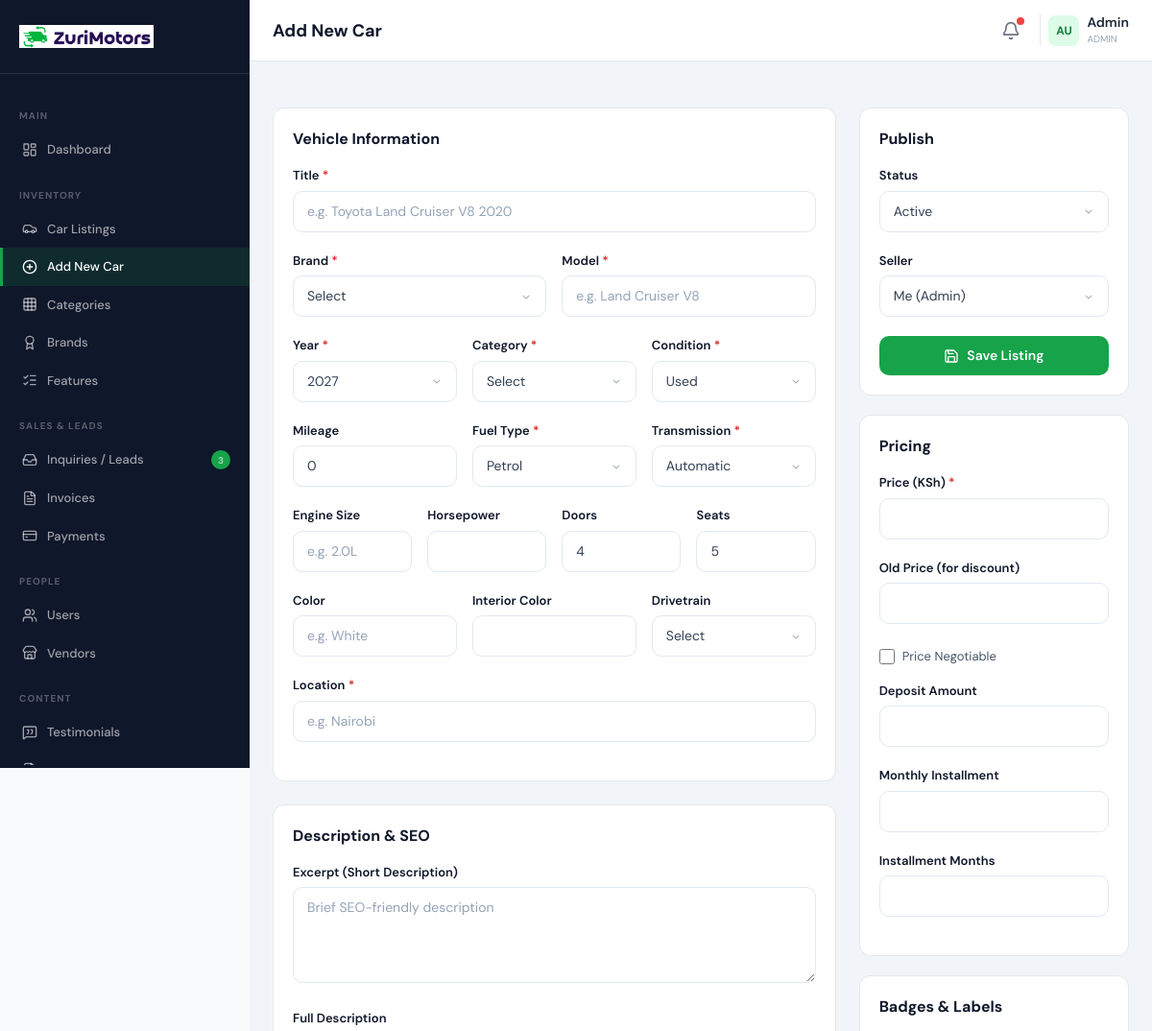
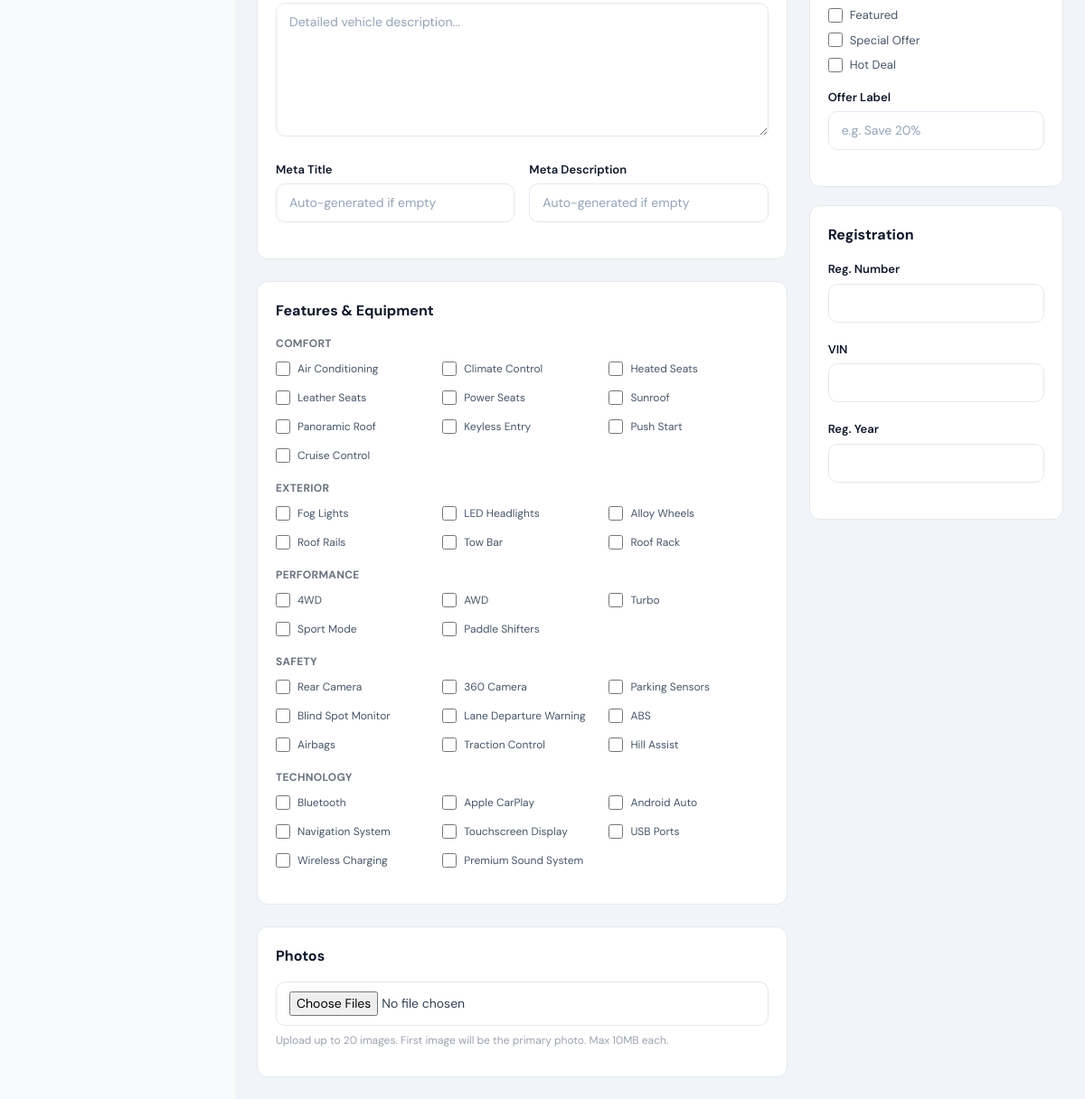
The page /admin/car-add.php (signed in) on the database its author committed (2 pictures, top to bottom).
### tables this page shows
CREATE TABLE `features` (
    `id` INT UNSIGNED AUTO_INCREMENT PRIMARY KEY,
    `name` VARCHAR(150) NOT NULL,
    `icon` VARCHAR(100) DEFAULT 'check',
    `category` VARCHAR(50) DEFAULT 'comfort',
    `sort_order` INT DEFAULT 0,
    `is_active` TINYINT(1) DEFAULT 1,
    `created_at` TIMESTAMP DEFAULT CURRENT_TIMESTAMP
);

### config.php (called while the page is built, shortened)
<?php
class Database {
    private static ?PDO $instance = null;
    public static function getInstance(): PDO {
        if (self::$instance === null) {
            try {
                self::$instance = new PDO(
                    'mysql:host=' . DB_HOST . ';dbname=' . DB_NAME . ';charset=' . DB_CHARSET,
                    DB_USER, DB_PASS,
                    [PDO::ATTR_ERRMODE => PDO::ERRMODE_EXCEPTION, PDO::ATTR_DEFAULT_FETCH_MODE => PDO::FETCH_ASSOC, PDO::ATTR_EMULATE_PREPARES => false]
                );
            } catch (PDOException $e) {
                die('Database connection failed: ' . $e->getMessage());
            }
        }
        return self::$instance;
    }
}
function db(): PDO { return Database::getInstance(); }
class Settings {
    private static array $cache = [];
    private static bool $loaded = false;
    public static function loadAll(): void {
        if (self::$loaded) return;
        try {
            $stmt = db()->query("SELECT setting_key, setting_value FROM settings");
            while ($row = $stmt->fetch()) self::$cache[$row['setting_key']] = $row['setting_value'];
            self::$loaded = true;
        } catch (PDOException $e) {}
    }
    public static function get(string $key, string $default = ''): string {
        return self::$cache[$key] ?? $default;
    }
}
class Auth {
    public static function check(): bool { return !empty($_SESSION['user_id']); }
    public static function user(): ?array {
        if (isset($_SESSION['user_data'])) return $_SESSION['user_data'];
    }
    public static function id(): ?int { return $_SESSION['user_id'] ?? null; }
}
function clean($input): string { if (is_array($input)) return array_map('clean', $input); return htmlspecialchars(trim((string)$input), ENT_QUOTES, 'UTF-8'); }

### functions.php (called while the page is built, shortened)
<?php
require_once __DIR__ . '/config.php';
function getFeatures(bool $activeOnly = true): array {
    $sql = "SELECT * FROM features";
    $sql .= " ORDER BY category, sort_order ASC";
    return db()->query($sql)->fetchAll();
}
function getFeaturesGrouped(bool $activeOnly = true): array {
    $features = getFeatures($activeOnly);
    $grouped = [];
    foreach ($features as $f) {
        $grouped[$f['category']][] = $f;
    }
    return $grouped;
}

### admin/car-add.php (the view, shortened to what this page needs)
<?php
require_once dirname(__DIR__) . '/functions.php';
$allFeatures = getFeaturesGrouped(false); $locations = getLocations(true);
$car = null; $carFeatureIds = []; $carImages = [];
include __DIR__ . '/header.php';
?>
<form method="POST" enctype="multipart/form-data" class="space-y-6">
    <div class="grid grid-cols-1 lg:grid-cols-3 gap-6">
        <div class="lg:col-span-2 space-y-6">
            <div class="bg-white rounded-xl border border-gray-200 p-5">
                <h3 class="font-bold text-dark-900 mb-4">Vehicle Information</h3>
                <div class="form-group">
                    <label class="form-label">Title <span class="required">*</span></label>
                    <input type="text" name="title" required class="form-control" placeholder="e.g. Toyota Land Cruiser V8 2020">
                </div>
                <div class="grid grid-cols-2 gap-4">
                    <div class="form-group">
                        <label class="form-label">Brand <span class="required">*</span></label>
                        <select name="brand_id" required class="form-control">
                            <option value="">Select</option>
                        </select>
                    </div>
                    <div class="form-group">
                        <label class="form-label">Model <span class="required">*</span></label>
                        <input type="text" name="model" required class="form-control" placeholder="e.g. Land Cruiser V8">
                    </div>
                </div>
                <div class="grid grid-cols-3 gap-4">
                    <div class="form-group">
                        <label class="form-label">Year <span class="required">*</span></label>
                        <select name="year" required class="form-control">
                            <?php for($y=date('Y')+1;$y>=1990;$y--): ?><option value="<?= $y ?>"><?= $y ?></option><?php endfor; ?>
                        </select>
                    </div>
                    <div class="form-group">
                        <label class="form-label">Category <span class="required">*</span></label>
                        <select name="category_id" required class="form-control">
                            <option value="">Select</option>
                        </select>
                    </div>
                    <div class="form-group">
                        <label class="form-label">Condition <span class="required">*</span></label>
                        <select name="condition_type" required class="form-control">
                            <option value="used">Used</option><option value="new">New</option><option value="certified">Certified</option>
                        </select>
                    </div>
                </div>
                <div class="grid grid-cols-3 gap-4">
                    <div class="form-group">
                        <label class="form-label">Mileage</label>
                        <input type="number" name="mileage" class="form-control" min="0" value="0">
                    </div>
                    <div class="form-group">
                        <label class="form-label">Fuel Type <span class="required">*</span></label>
                        <select name="fuel_type" required class="form-control">
                            <option value="petrol">Petrol</option>
                        </select>
                    </div>
                    <div class="form-group">
                        <label class="form-label">Transmission <span class="required">*</span></label>
                        <select name="transmission" required class="form-control">
                            <option value="automatic">Automatic</option><option value="manual">Manual</option><option value="cvt">CVT</option><option value="semi_automatic">Semi-Auto</option>
                        </select>
                    </div>
                </div>
                <div class="grid grid-cols-4 gap-4">
                    <div class="form-group"><label class="form-label">Engine Size</label><input type="text" name="engine_size" class="form-control" placeholder="e.g. 2.0L"></div>
                    <div class="form-group"><label class="form-label">Horsepower</label><input type="number" name="horsepower" class="form-control"></div>
                    <div class="form-group"><label class="form-label">Doors</label><input type="number" name="doors" class="form-control" value="4" min="1" max="6"></div>
                    <div class="form-group"><label class="form-label">Seats</label><input type="number" name="seats" class="form-control" value="5" min="1" max="12"></div>
                </div>
                <div class="grid grid-cols-3 gap-4">
                    <div class="form-group"><label class="form-label">Color</label><input type="text" name="color" class="form-control" placeholder="e.g. White"></div>
                    <div class="form-group"><label class="form-label">Interior Color</label><input type="text" name="interior_color" class="form-control"></div>
                    <div class="form-group"><label class="form-label">Drivetrain</label>
                        <select name="drivetrain" class="form-control"><option value="">Select</option><option value="fwd">FWD</option><option value="rwd">RWD</option><option value="awd">AWD</option><option value="4wd">4WD</option></select>
                    </div>
                </div>
                <div class="form-group"><label class="form-label">Location <span class="required">*</span></label><input type="text" name="location" required class="form-control" placeholder="e.g. Nairobi" list="locations-list">
                </div>
            </div>
            <div class="bg-white rounded-xl border border-gray-200 p-5">
                <h3 class="font-bold text-dark-900 mb-4">Description & SEO</h3>
                <div class="form-group"><label class="form-label">Excerpt (Short Description)</label><textarea name="excerpt" class="form-control" rows="2" maxlength="500" placeholder="Brief SEO-friendly description"></textarea></div>
                <div class="form-group"><label class="form-label">Full Description</label><textarea name="description" class="form-control" rows="6" placeholder="Detailed vehicle description..."></textarea></div>
                <div class="grid grid-cols-2 gap-4">
                    <div class="form-group"><label class="form-label">Meta Title</label><input type="text" name="meta_title" class="form-control" placeholder="Auto-generated if empty"></div>
                    <div class="form-group"><label class="form-label">Meta Description</label><input type="text" name="meta_description" class="form-control" placeholder="Auto-generated if empty"></div>
                </div>
            </div>
            <div class="bg-white rounded-xl border border-gray-200 p-5">
                <h3 class="font-bold text-dark-900 mb-4">Features & Equipment</h3>
                <?php foreach ($allFeatures as $cat => $feats): ?>
                <div class="mb-4">
                    <h4 class="text-xs font-bold text-gray-500 uppercase tracking-wide mb-2"><?= ucfirst($cat) ?></h4>
                    <div class="grid grid-cols-2 sm:grid-cols-3 gap-2">
                        <?php foreach ($feats as $f): ?>
                        <label class="form-check text-xs"><input type="checkbox" name="features[]" value="<?= $f['id'] ?>" <?= in_array($f['id'],$carFeatureIds)?'checked':'' ?>> <?= clean($f['name']) ?></label>
                        <?php endforeach; ?>
                    </div>
                </div>
                <?php endforeach; ?>
            </div>
            <div class="bg-white rounded-xl border border-gray-200 p-5">
                <h3 class="font-bold text-dark-900 mb-4">Photos</h3>
                <input type="file" name="images[]" multiple accept="image/*" class="form-control" id="image-input">
                <p class="text-xs text-gray-400 mt-2">Upload up to <?= Settings::get('max_images_per_car', 20) ?> images. First image will be the primary photo. Max 10MB each.</p>
            </div>
        </div>
        <div class="space-y-5">
            <div class="bg-white rounded-xl border border-gray-200 p-5">
                <h3 class="font-bold text-dark-900 mb-4">Publish</h3>
                <div class="form-group"><label class="form-label">Status</label>
                    <select name="status" class="form-control"><option value="active">Active</option><option value="pending">Pending</option><option value="draft">Draft</option></select>
                </div>
                <div class="form-group"><label class="form-label">Seller</label>
                    <select name="user_id" class="form-control">
                        <option value="<?= Auth::id() ?>">Me (<?= clean($currentUser['first_name']) ?>)</option>
                    </select>
                </div>
                <button type="submit" class="btn btn-primary w-full"><i data-lucide="save" class="w-4 h-4"></i> Save Listing</button>
            </div>
            <div class="bg-white rounded-xl border border-gray-200 p-5">
                <h3 class="font-bold text-dark-900 mb-4">Pricing</h3>
                <div class="form-group"><label class="form-label">Price (KSh) <span class="required">*</span></label><input type="number" name="price" required class="form-control" min="0" step="1000"></div>
                <div class="form-group"><label class="form-label">Old Price (for discount)</label><input type="number" name="old_price" class="form-control" min="0" step="1000"></div>
                <label class="form-check mb-3"><input type="checkbox" name="price_negotiable" value="1"> Price Negotiable</label>
                <div class="form-group"><label class="form-label">Deposit Amount</label><input type="number" name="deposit_amount" class="form-control" min="0"></div>
                <div class="form-group"><label class="form-label">Monthly Installment</label><input type="number" name="monthly_installment" class="form-control" min="0"></div>
                <div class="form-group"><label class="form-label">Installment Months</label><input type="number" name="installment_months" class="form-control" min="0" max="120"></div>
            </div>
            <div class="bg-white rounded-xl border border-gray-200 p-5">
                <h3 class="font-bold text-dark-900 mb-4">Badges & Labels</h3>
                <label class="form-check"><input type="checkbox" name="is_featured" value="1"> Featured</label>
                <label class="form-check"><input type="checkbox" name="is_offer" value="1"> Special Offer</label>
                <label class="form-check"><input type="checkbox" name="is_hot_deal" value="1"> Hot Deal</label>
                <div class="form-group mt-3"><label class="form-label">Offer Label</label><input type="text" name="offer_label" class="form-control" placeholder="e.g. Save 20%"></div>
            </div>
            <div class="bg-white rounded-xl border border-gray-200 p-5">
                <h3 class="font-bold text-dark-900 mb-4">Registration</h3>
                <div class="form-group"><label class="form-label">Reg. Number</label><input type="text" name="registration_number" class="form-control"></div>
                <div class="form-group"><label class="form-label">VIN</label><input type="text" name="vin_number" class="form-control"></div>
                <div class="form-group"><label class="form-label">Reg. Year</label><input type="number" name="registration_year" class="form-control" min="1990" max="<?= date('Y')+1 ?>"></div>
            </div>
        </div>
    </div>
</form>
<?php
include __DIR__ . '/footer.php';
?>

### assets/css/style.css (style rules this page uses)
:root { --primary: #16a34a; --primary-dark: #15803d; --primary-light: #dcfce7; --accent: #f59e0b; --dark: #0f172a; --dark-800: #1e293b; --dark-700: #334155; --dark-600: #475569; --dark-500: #64748b; --dark-400: #94a3b8; --dark-300: #cbd5e1; --dark-200: #e2e8f0; --dark-100: #f1f5f9; --radius: 12px; --radius-lg: 16px; --shadow: 0 1px 3px rgba(0,0,0,0.06), 0 1px 2px rgba(0,0,0,0.04); --shadow-md: 0 4px 12px rgba(0,0,0,0.08), 0 2px 4px rgba(0,0,0,0.04); --shadow-lg: 0 10px 30px rgba(0,0,0,0.1), 0 4px 8px rgba(0,0,0,0.05); --shadow-xl: 0 20px 50px rgba(0,0,0,0.12), 0 8px 16px rgba(0,0,0,0.06); --transition: 200ms cubic-bezier(0.4, 0, 0.2, 1); }
*, *::before, *::after { margin: 0; padding: 0; }
html { scroll-behavior: smooth; }
body { font-family: 'DM Sans', system-ui, -apple-system, sans-serif; color: var(--dark-800); background: #fff; -webkit-font-smoothing: antialiased; -moz-osx-font-smoothing: grayscale; }
.form-group { margin-bottom: 20px; }
.form-label { display: block; font-size: 13px; font-weight: 600; color: var(--dark); margin-bottom: 6px; }
.form-label .required { color: #dc2626; }
.form-control { width: 100%; padding: 10px 14px; border: 1px solid var(--dark-200); border-radius: 10px; font-size: 14px; font-family: 'DM Sans', sans-serif; color: var(--dark-700); background: white; outline: none; transition: all var(--transition); }
.form-control::placeholder { color: var(--dark-400); }
textarea.form-control { min-height: 100px; resize: vertical; }
select.form-control { appearance: none; background-repeat: no-repeat; background-position: right 12px center; padding-right: 36px; cursor: pointer; }
.form-check { display: flex; align-items: center; gap: 8px; font-size: 13px; color: var(--dark-600); cursor: pointer; padding: 4px 0; }
.form-check input[type="checkbox"], .form-check input[type="radio"] { width: 16px; height: 16px; accent-color: var(--primary); cursor: pointer; }
.btn { display: inline-flex; align-items: center; justify-content: center; gap: 8px; padding: 10px 20px; border-radius: 10px; font-size: 14px; font-weight: 600; font-family: 'DM Sans', sans-serif; cursor: pointer; border: none; transition: all var(--transition); text-decoration: none; white-space: nowrap; }
.btn-primary { background: var(--primary); color: white; }

### rows shown on the page
features: name "Air Conditioning"
features: name "Climate Control"
features: name "Heated Seats"
features: name "Leather Seats"
features: name "Power Seats"
features: name "Sunroof"
features: name "Panoramic Roof"
features: name "Keyless Entry"
features: name "Push Start"
features: name "Cruise Control"
features: name "Fog Lights"
features: name "LED Headlights"
features: name "Alloy Wheels"
features: name "Roof Rails"
features: name "Tow Bar"
features: name "Roof Rack"
features: name "4WD"
features: name "AWD"
features: name "Turbo"
features: name "Sport Mode"
features: name "Paddle Shifters"
features: name "Rear Camera"
features: name "360 Camera"
features: name "Parking Sensors"
features: name "Blind Spot Monitor"
features: name "Lane Departure Warning"
features: name "ABS"
features: name "Airbags"
features: name "Traction Control"
features: name "Hill Assist"
features: name "Bluetooth"
features: name "Apple CarPlay"
features: name "Android Auto"
features: name "Navigation System"
features: name "Touchscreen Display"
features: name "USB Ports"
features: name "Wireless Charging"
features: name "Premium Sound System"

### other values the page prints
$newInquiries "3"
$pageTitle "Add New Car"
$currentUser['first_name'] "Admin"
$currentUser['role'] "ADMIN"
$cat "COMFORT"
$cat "EXTERIOR"
$cat "PERFORMANCE"
$cat "SAFETY"
$cat "TECHNOLOGY"
Settings::get('max_images_per_car', 20) "20"
form field year "2027"
